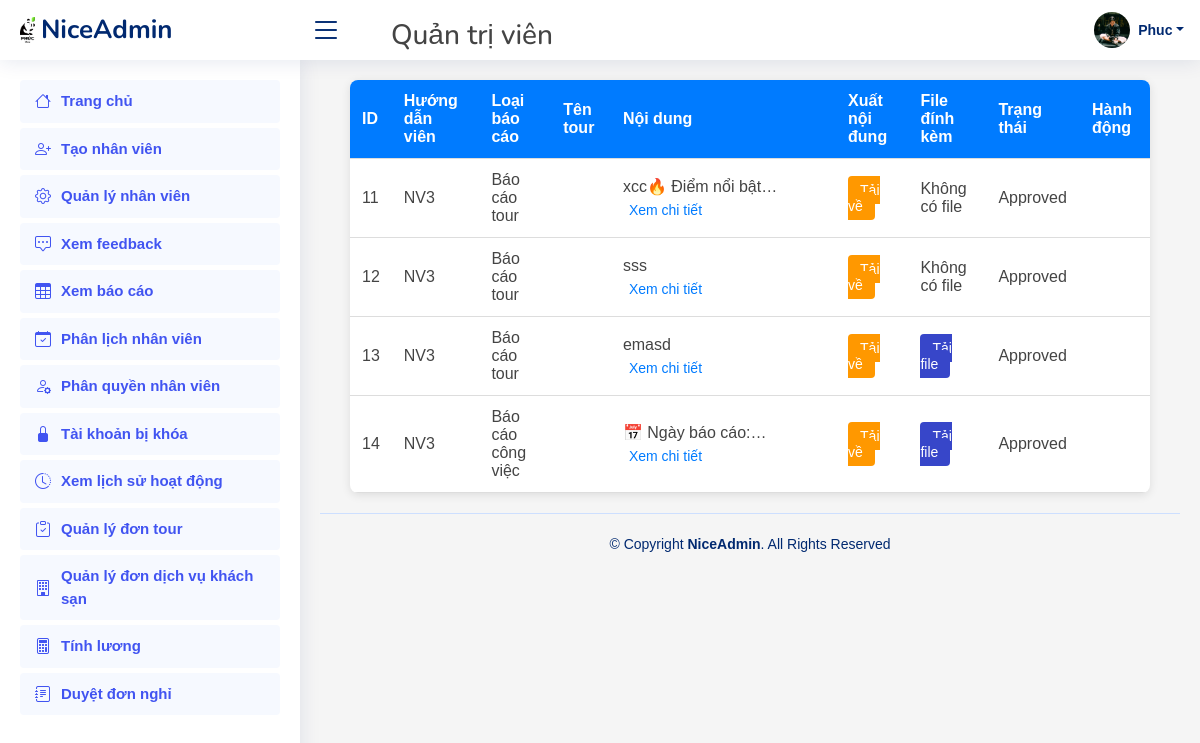
Page /indexa.php?xembaocao (signed in) on the earlier database version.
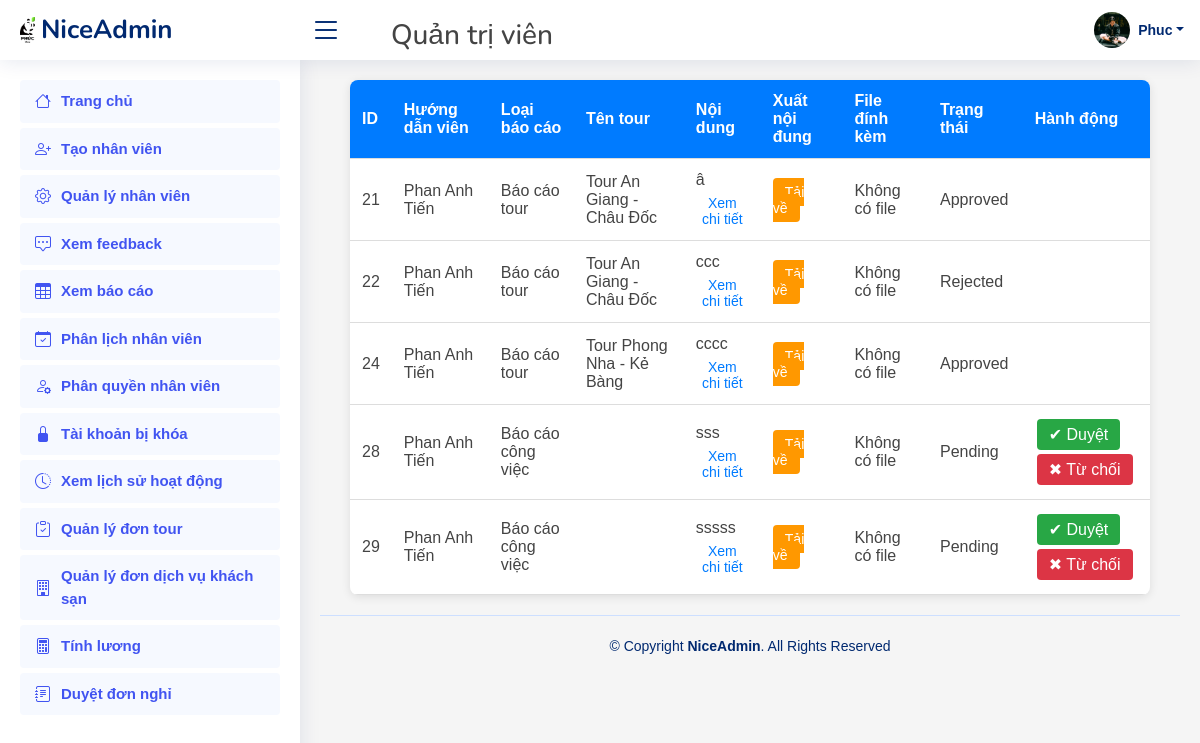
Same page on the later database version.
### tables this page shows
CREATE TABLE `reports` (
  `id` int(11) NOT NULL,
  `guide_id` int(11) DEFAULT NULL,
  `report_type` enum('tour','work') DEFAULT NULL,
  `tour` int(11) DEFAULT NULL,
  `report_content` text DEFAULT NULL,
  `report_file` varchar(255) DEFAULT NULL,
  `status` enum('pending','approved','rejected') DEFAULT 'pending',
  `created_at` timestamp NOT NULL DEFAULT current_timestamp(),
  `approved_by` int(11) DEFAULT NULL,
  `approved_at` timestamp NULL DEFAULT NULL
);

CREATE TABLE `employees` (
  `id` int(11) NOT NULL,
  `Employee_code` varchar(255) DEFAULT NULL,
  `Name` varchar(255) DEFAULT NULL,
  `Username` varchar(255) DEFAULT NULL,
  `Password` varchar(255) DEFAULT NULL,
  `Email` varchar(255) DEFAULT NULL,
  `Phone_number` varchar(255) DEFAULT NULL,
  `Address` varchar(255) DEFAULT NULL,
  `Permissions` enum('QL','CSKH','HDV') NOT NULL,
  `Created_at` timestamp NOT NULL DEFAULT current_timestamp()
);

CREATE TABLE `tour` (
  `id` int(11) NOT NULL,
  `idks` int(11) NOT NULL,
  `Name` varchar(255) NOT NULL,
  `Style` varchar(255) NOT NULL,
  `Price` int(11) NOT NULL,
  `Child_price_percen` varchar(255) NOT NULL,
  `Max_participant` int(11) NOT NULL,
  `Min_participant` int(11) NOT NULL,
  `Description` text NOT NULL,
  `Status` varchar(255) NOT NULL,
  `Depart` varchar(255) NOT NULL,
  `DepartureLocation` varchar(255) NOT NULL,
  `Itinerary` text NOT NULL,
  `employeesId` int(11) NOT NULL,
  `type` enum('Gia đình','Theo đoàn','Theo nhóm nhỏ') NOT NULL,
  `timetour` varchar(255) NOT NULL,
  `discount` int(11) NOT NULL,
  `vehicle` enum('Xe khách','Máy bay','Du thuyền') NOT NULL,
  `vung` enum('Nam','Trung','Bắc','Ngoài nước','Tây') NOT NULL
);

### viewa/xembaocao.php (the view, shortened to what this page needs)
<?php
include './api/connect.php';
$stmt = $conn->query("SELECT r.*, e.Name as guide_name,t.Name AS tourname
                     FROM reports r
                     LEFT JOIN employees e ON r.guide_id = e.id
                     LEFT JOIN tour t ON r.tour =t.id");
$reports = [];
while ($row = $stmt->fetch_assoc()) {
    $reports[] = $row;
}
?>
<!DOCTYPE html>
<html lang="vi">
<head>
</head>
<body>
<table>
    <thead>
        <tr>
            <th>ID</th>
            <th>Hướng dẫn viên</th>
            <th>Loại báo cáo</th>
            <th>Tên tour</th>
            <th>Nội dung</th>
            <th>Xuất nội đung</th>
            <th>File đính kèm</th>
            <th>Trạng thái</th>
            <th>Hành động</th>
        </tr>
    </thead>
    <tbody>
        <?php foreach ($reports as $r) { ?>
            <tr>
                <td data-label="ID"><?= htmlspecialchars($r['id']) ?></td>
                <td data-label="Hướng dẫn viên"><?= htmlspecialchars($r['guide_name']) ?></td>
                <td data-label="Loại báo cáo"><?= ($r['report_type'] == 'tour') ? 'Báo cáo tour' : 'Báo cáo công việc' ?></td>
                <td data-label="Tên tour"><?= htmlspecialchars($r['tourname']) ?></td>
                <td data-label="Nội dung">
                    <div class="details"><?= nl2br(htmlspecialchars($r['report_content'])) ?></div>
                    <button class="details-btn" onclick="toggleDetails(this)">Xem chi tiết</button>
                </td>
                <td data-label="Xuất nội đung" >
                    <a href="indexa.php?xembaocao&action=exportPdf&id=<?= $r['id'] ?>" target="_blank" class="pdf-btn">Tải về</a>
                </td>
                <td data-label="File đính kèm">
                    <?php if (!empty($r['report_file'])) { ?>
                        <a href="./uploads/reports/<?=$r['report_file']?>" download target="_blank" class="pdf-btn1">Tải file</a>
                    <?php } else { ?>
                        Không có file
                    <?php } ?>
                </td>
                <td data-label="Trạng thái"><?= ucfirst(htmlspecialchars($r['status'])) ?></td>
                <td data-label="Hành động">
                    <?php if ($r['status'] == 'pending') { ?>
                        <button class="approve-btn" onclick="approveReport(<?= $r['id'] ?>)">✔ Duyệt</button>
                        <button class="reject-btn" onclick="rejectReport(<?= $r['id'] ?>)">✖ Từ chối</button>
                    <?php } ?>
                </td>
            </tr>
        <?php } ?>
    </tbody>
</table>
</body>
</html>

### indexa.php (shortened to what this page needs)
<?php
if (isset($_SESSION['Admin_name'])) {
   $username = $_SESSION['Admin_name'];
}elseif(isset($_SESSION['Email']) && isset($_SESSION['Phone_number'])){
  $username1=$_SESSION['Username'];
  $currentTime = time();
if (isset($_SESSION['login_time']) && ($currentTime - $_SESSION['login_time'] > 3600)) {
   session_unset();
   session_destroy();
   header("Location: dangnhap.php");
   exit();
}}
?>
<!DOCTYPE html>
<html lang="en">
<head>
  <link href="assets/vendor/bootstrap/css/bootstrap.min.css" rel="stylesheet">
  <link href="assets/vendor/bootstrap-icons/bootstrap-icons.css" rel="stylesheet">
  <link rel="stylesheet" href="assets/css/popup.css">
  <link href="assets/css/a.css" rel="stylesheet">
</head>
<body>
  <header id="header" class="header fixed-top d-flex align-items-center">
    <div class="d-flex align-items-center justify-content-between">
      <a href="indexa.php" class="logo d-flex align-items-center">
        <img src="assets/img/logo.png" alt="">
        <span class="d-none d-lg-block">NiceAdmin</span>
      </a>
      <i class="bi bi-list toggle-sidebar-btn"></i>
    </div>
    <div class="search-bar">
    <span><h3 style="margin-top: 20px; margin-right: 100px;"><?php
            if(isset($_SESSION['Admin_name'])){
              echo "<center>Quản trị viên</center>";
            }
           ?></h3></span>
    </div>
    <nav class="header-nav ms-auto">
      <ul class="d-flex align-items-center">
        <li class="nav-item dropdown pe-3">
          <a class="nav-link nav-profile d-flex align-items-center pe-0" href="#" data-bs-toggle="dropdown">
            <img src="assets/img/profile-img.jpg" alt="Profile" class="rounded-circle" style="width: 100%; aspect-ratio: 1 / 1; object-fit: cover;">
            <span class="d-none d-md-block dropdown-toggle ps-2"><?php
            if(isset($_SESSION['Admin_name'])){
              echo $username;
            }elseif(isset($_SESSION['Email']) && isset($_SESSION['Phone_number'])){
              echo $username1;
            }
           ?></span>
          </a>
        </li>
      </ul>
    </nav>
  </header>
  <aside id="sidebar" class="sidebar">
    <ul class="sidebar-nav" id="sidebar-nav">
<?php
 if(isset($_SESSION['Admin_name'])){
?>
      <li class="nav-item">
        <a class="nav-link" href="indexa.php">
        <i class="bi bi-house"></i>
          <span>Trang chủ</span>
        </a>
      </li>
      <li class="nav-item">
        <a class="nav-link" href="indexa.php?taonhanvien">
        <i class="bi bi-person-plus"></i>
          <span>Tạo nhân viên</span>
        </a>
      </li>
      <li class="nav-item">
        <a class="nav-link" href="indexa.php?qlnhanvien">
        <i class="bi bi-gear"></i>
          <span>Quản lý nhân viên</span>
        </a>
      </li>
      <li class="nav-item">
        <a class="nav-link" href="indexa.php?feedback">
        <i class="bi bi-chat-square-dots"></i>
          <span>Xem feedback</span>
        </a>
      </li>
      <li class="nav-item">
        <a class="nav-link" href="indexa.php?xembaocao">
        <i class="bi bi-table"></i>
          <span>Xem báo cáo</span>
        </a>
      </li>
      <li class="nav-item">
        <a class="nav-link" href="indexa.php?PL">
        <i class="bi bi-calendar-check"></i>
          <span>Phân lịch nhân viên</span>
        </a>
      </li>
      <li class="nav-item">
        <a class="nav-link" href="indexa.php?PQ">
        <i class="bi bi-person-gear"></i>
          <span>Phân quyền nhân viên</span>
        </a>
      </li>
      <li class="nav-item">
        <a class="nav-link" href="indexa.php?TKK">
        <i class="bi bi-lock-fill"></i>
          <span>Tài khoản bị khóa</span>
        </a>
      </li>
      <li class="nav-item">
        <a class="nav-link" href="indexa.php?xemlichsu">
        <i class="bi bi-clock-history"></i>
          <span>Xem lịch sử hoạt động</span>
        </a>
      </li>
      <li class="nav-item">
        <a class="nav-link" href="indexa.php?qldichvu">
        <i class="bi bi-clipboard-check"></i>
        <span>Quản lý đơn tour</span>
        </a>
      </li>
      <li class="nav-item">
        <a class="nav-link" href="indexa.php?qldichvuks">
        <i class="bi bi-building"></i>
          <span>Quản lý đơn dịch vụ khách sạn</span>
        </a>
          </li>
          <li class="nav-item">
        <a class="nav-link" href="indexa.php?luong">
        <i class="bi bi-calculator"></i>
          <span>Tính lương</span>
        </a>
          </li>
          <li class="nav-item">
        <a class="nav-link" href="indexa.php?duyedon">
        <i class="bi bi-journal-text" title="Xem đơn nghỉ"></i>
          <span>Duyệt đơn nghỉ</span>
        </a>
          </li>
      <?php
}
?>
    </ul>
  </aside>
  <main id="main" class="main">
<?php
 if(isset($_SESSION['Admin_name'])){
  if(isset($_REQUEST['ttcna'])){
    $show = false;
    include_once("viewa/ttcna.php");
  }if(isset($_REQUEST['taonhanvien'])){
    $show = false;
    include_once("viewa/taonhanvien.php");
  }if(isset($_REQUEST['qlnhanvien'])){
    $show = false;
    include_once("viewa/qlnhanvien.php");
  }if(isset($_REQUEST['feedback'])){
    $show = false;
    include_once("viewa/feedback.php");
  }if(isset($_REQUEST['PL'])){
    $show = false;
    include_once("viewa/phanlichad.php");
  }if(isset($_REQUEST['PQ'])){
    $show = false;
    include_once("viewa/phanquyen.php");
  }if(isset($_REQUEST['xembaocao'])){
    include_once("viewa/xembaocao.php");
  }if(isset($_REQUEST['TKK'])){
    $show = false;
    include_once("viewa/TKK.php");
  } if(isset($_REQUEST['qldichvu'])){
    $show = false;
    include_once("viewa/qldondichvu.php");
  }if(isset($_REQUEST['qldichvuks'])){
    $show = false;
    include_once("viewa/qldondichvuks.php");
  }
}
?>
  </main>
  <footer id="footer" class="footer">
    <div class="copyright">
      &copy; Copyright <strong><span>NiceAdmin</span></strong>. All Rights Reserved
    </div>
    <div class="credits">
    </div>
  </footer>
</body>
</html>

### assets/css/a.css (style rules this page uses)
:root { scroll-behavior: smooth; }
body { font-family: "Open Sans", sans-serif; background: #f6f9ff; color: #444444; }
a { color: #4154f1; text-decoration: none; }
h1, h2, h3, h4, h5, h6 { font-family: "Nunito", sans-serif; }
#main { margin-top: 60px; padding: 20px 30px; transition: all 0.3s; }
.logo { line-height: 1; }
@media (min-width: 1200px) { .logo { width: 280px; } }
.logo img { max-height: 26px; margin-right: 6px; }
.logo span { font-size: 26px; font-weight: 700; color: #012970; font-family: "Nunito", sans-serif; }
.header { transition: all 0.5s; z-index: 997; height: 60px; box-shadow: 0px 2px 20px rgba(1, 41, 112, 0.1); background-color: #fff; padding-left: 20px; }
.header .toggle-sidebar-btn { font-size: 32px; padding-left: 10px; cursor: pointer; color: #012970; }
.header .search-bar { min-width: 360px; padding: 0 20px; }
.header-nav ul { list-style: none; }
.header-nav>ul { margin: 0; padding: 0; }
.header-nav .nav-profile { color: #012970; }
.header-nav .nav-profile img { max-height: 36px; }
.header-nav .nav-profile span { font-size: 14px; font-weight: 600; }
.sidebar { position: fixed; top: 60px; left: 0; bottom: 0; width: 300px; z-index: 996; transition: all 0.3s; padding: 20px; overflow-y: auto; scrollbar-width: thin; scrollbar-color: #aab7cf transparent; box-shadow: 0px 0px 20px rgba(1, 41, 112, 0.1); background-color: #fff; }
@media (min-width: 1200px) { #main, #footer { margin-left: 300px; } }
.sidebar-nav { padding: 0; margin: 0; list-style: none; }
.sidebar-nav li { padding: 0; margin: 0; list-style: none; }
.sidebar-nav .nav-item { margin-bottom: 5px; }
.sidebar-nav .nav-link { display: flex; align-items: center; font-size: 15px; font-weight: 600; color: #4154f1; transition: 0.3; background: #f6f9ff; padding: 10px 15px; border-radius: 4px; }
.sidebar-nav .nav-link i { font-size: 16px; margin-right: 10px; color: #4154f1; }
.footer { padding: 20px 0; font-size: 14px; transition: all 0.3s; border-top: 1px solid #cddfff; }
.footer .copyright { text-align: center; color: #012970; }
.footer .credits { padding-top: 5px; text-align: center; font-size: 13px; color: #012970; }

### viewa/xembaocao.php (style rules this page uses)
body { font-family: Arial, sans-serif; background: #f5f5f5; margin: 20px; }
table { width: 100%; border-collapse: collapse; background: white; box-shadow: 0 2px 10px rgba(0,0,0,0.1); border-radius: 8px; overflow: hidden; }
th, td { padding: 12px; text-align: left; border-bottom: 1px solid #ddd; }
th { background: #007bff; color: white; }
.approve-btn { background: #28a745; color: white; padding: 6px 12px; border: none; cursor: pointer; border-radius: 4px; margin: 2px; }
.reject-btn { background: #dc3545; color: white; padding: 6px 12px; border: none; cursor: pointer; border-radius: 4px; margin: 2px; }
.details { display: -webkit-box; -webkit-line-clamp: 1; -webkit-box-orient: vertical; overflow: hidden; white-space: normal; word-wrap: break-word; transition: all 0.3s ease; }
.details-btn { background: none; color: #007bff; border: none; cursor: pointer; font-size: 14px; display: block; margin-top: 5px; }
.pdf-btn { background: #ff9800; color: white; padding: 6px 12px; border-radius: 4px; text-decoration: none; font-size: 14px; }
.pdf-btn1 { background:rgb(55, 70, 201); color: white; padding: 6px 12px; border-radius: 4px; text-decoration: none; font-size: 14px; }

Differences in the rows shown:
removed reports: id "11", guide.Name "NV3", report_type "Báo cáo tour", report_content "xcc🔥 Điểm nổi bật", shows "Không có file", status "Approved"
removed reports: id "12", guide.Name "NV3", report_type "Báo cáo tour", report_content "sss", shows "Không có file", status "Approved"
removed reports: id "13", guide.Name "NV3", report_type "Báo cáo tour", report_content "emasd", status "Approved"
removed reports: id "14", guide.Name "NV3", report_type "Báo cáo công việc", report_content "📅 Ngày báo…", status "Approved"
added reports: id "21", guide.Name "Phan Anh Tiến", report_type "Báo cáo tour", tour.Name "Tour An Giang - Châu Đốc", report_content "â", shows "Không có file", status "Approved"
added reports: id "22", guide.Name "Phan Anh Tiến", report_type "Báo cáo tour", tour.Name "Tour An Giang - Châu Đốc", report_content "ccc", shows "Không có file", status "Rejected"
added reports: id "24", guide.Name "Phan Anh Tiến", report_type "Báo cáo tour", tour.Name "Tour Phong Nha - Kẻ Bàng", report_content "cccc", shows "Không có file", status "Approved"
added reports: id "28", guide.Name "Phan Anh Tiến", report_type "Báo cáo công việc", report_content "sss", shows "Không có file", status "Pending"
added reports: id "29", guide.Name "Phan Anh Tiến", report_type "Báo cáo công việc", report_content "sssss", shows "Không có file", status "Pending"
